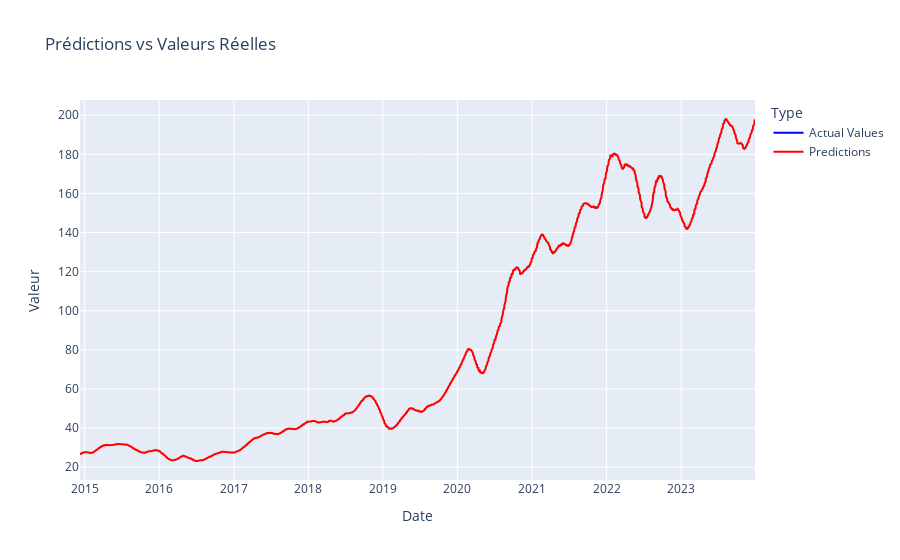

The code cell stored with this chart in its notebook:
### Code cell
import pandas as pd
import numpy as np
import matplotlib.pyplot as plt
from sklearn.model_selection import TimeSeriesSplit
from sklearn.preprocessing import MinMaxScaler
from sklearn.metrics import mean_absolute_error
from tensorflow.keras.models import Sequential
from tensorflow.keras.layers import LSTM, Dense
import plotly.express as px

def create_rolling_features(data, window_size=2):
    data.sort_values('Date', inplace=True)
    data.set_index('Date', inplace=True)

    data['Rolling_Close_Mean'] = data['Close'].rolling(f'{window_size*30}D').mean()
    data['Rolling_Close_Std'] = data['Close'].rolling(f'{window_size*30}D').std()

    return data

# Charger les données (remplacez "votre_fichier.csv" par le chemin réel de votre fichier)
apple = pd.read_csv("../data/AAPL.csv", sep=",")
apple['Date'] = pd.to_datetime(apple['Date'])

# Créer les features avec la rolling window
apple = create_rolling_features(apple)

# Normaliser les données
scaler = MinMaxScaler(feature_range=(0, 1))
scaled_data = scaler.fit_transform(apple[['Close', 'Rolling_Close_Mean', 'Rolling_Close_Std']])

# Préparer les données pour l'entraînement LSTM
X, y = [], []
for i in range(len(scaled_data)-30):  # Utiliser une fenêtre de 30 jours pour les prédictions futures
    X.append(scaled_data[i:i+30, :])
    y.append(scaled_data[i+30, 0])

X, y = np.array(X), np.array(y)

# Utiliser TimeSeriesSplit pour diviser les données
tscv = TimeSeriesSplit()

# Stocker les prédictions et les vraies valeurs dans des listes
predictions_list = []
actual_values_list = []

for train_index, test_index in tscv.split(X):
    X_train, X_test = X[train_index], X[test_index]
    y_train, y_test = y[train_index], y[test_index]

    # Instancier le modèle LSTM
    model = Sequential()
    model.add(LSTM(units=50, return_sequences=True, input_shape=(X_train.shape[1], X_train.shape[2])))
    model.add(LSTM(units=50, return_sequences=False))
    model.add(Dense(units=1))
    model.compile(optimizer='adam', loss='mean_squared_error')

    # Entraîner le modèle
    model.fit(X_train, y_train, epochs=10, batch_size=32)

    # Faire des prédictions
    y_pred_scaled = model.predict(X_test)
    y_pred = scaler.inverse_transform(np.concatenate((X_test[:, -1, 1:], y_pred_scaled), axis=1))[:, 0]

    # Stocker les prédictions et les vraies valeurs
    predictions_list.extend(y_pred)
    actual_values_list.extend(scaler.inverse_transform(np.concatenate((X_test[:, -1, 1:], y_test.reshape(-1, 1)), axis=1))[:, 0])

# Calculer la MAE finale
mae_final = mean_absolute_error(actual_values_list, predictions_list)
print(f'MAE Finale: {mae_final}')

# Créer un DataFrame pour les prédictions et les vraies valeurs
results_df = pd.DataFrame({
    'Date': apple.index[-len(predictions_list):],
    'Actual Values': actual_values_list,
    'Predictions': predictions_list
})

# Créer un graphique Plotly Express
fig = px.line(results_df, x='Date', y=['Actual Values', 'Predictions'],
              labels={'value': 'Valeur', 'variable': 'Type'},
              title='Prédictions vs Valeurs Réelles')

# Mettre en forme les couleurs
fig.update_traces(line=dict(color='blue'), selector=dict(name='Actual Values'))
fig.update_traces(line=dict(color='red'), selector=dict(name='Predictions'))

# Afficher le graphique
fig.show()

### Figure 1 — Plotly figure (JSON) as saved in the notebook; plotly's stock layout.template omitted (floating-point values rounded to 4 significant figures; data arrays with more than 128 entries replaced by an {"elided": "..."} marker saying what was removed)
{"data": [{"hovertemplate": "Type=Actual Values<br>Date=%{x}<br>Valeur=%{y}<extra></extra>", "legendgroup": "Actual Values", "line": {"color": "blue", "dash": "solid"}, "marker": {"symbol": "circle"}, "mode": "lines", "name": "Actual Values", "showlegend": true, "type": "scattergl", "x": {"elided": "2280 str values"}, "xaxis": "x", "y": {"elided": "2280 float values"}, "yaxis": "y"}, {"hovertemplate": "Type=Predictions<br>Date=%{x}<br>Valeur=%{y}<extra></extra>", "legendgroup": "Predictions", "line": {"color": "red", "dash": "solid"}, "marker": {"symbol": "circle"}, "mode": "lines", "name": "Predictions", "showlegend": true, "type": "scattergl", "x": {"elided": "2280 str values"}, "xaxis": "x", "y": {"elided": "2280 float values"}, "yaxis": "y"}], "layout": {"legend": {"title": {"text": "Type"}, "tracegroupgap": 0}, "title": {"text": "Prédictions vs Valeurs Réelles"}, "xaxis": {"anchor": "y", "domain": [0, 1], "title": {"text": "Date"}}, "yaxis": {"anchor": "x", "domain": [0, 1], "title": {"text": "Valeur"}}}}
